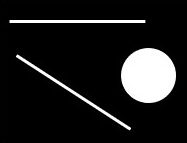
#> input picture ex3/shapes.jpg, 187 x 143 px
$ python task3a.py
#> lines starting #> are read from the running program, lines starting #| are printed output that depends on the picture; after the words box and inside, x2 and y2 are one past the last pixel; in counts of white or black regions, pixels touching at a corner belong together
### ex3/watermark.py
# -*- coding: UTF-8 -*-
"""
@author:Jaiyaun
@software: PyCharm
@file:watermark.py
@time:2021/11/17
"""

import matplotlib.pyplot as plt


def savefig(plt, filename, watermark_text):
    fig = plt.gcf()
    plt.rcParams['font.family'] = ['sans-serif']
    plt.rcParams['font.sans-serif'] = ['Microsoft YaHei']
    fig.text(0.9, 0.05, watermark_text,
             fontsize=40,
             rotation=45,
             color='blue',
             ha='right',
             va='bottom',
             alpha=0.2)
    plt.gca().xaxis.set_major_locator(plt.NullLocator())
    plt.gca().yaxis.set_major_locator(plt.NullLocator())
    plt.margins(0, 0)
    fig.savefig(filename, format='png', transparent=True, pad_inches=0)


# [14 lines left out: function addwatermark, not called in this run]

### ex3/task3a.py
# -*- coding: UTF-8 -*-
"""
@author:Jaiyaun
@software: PyCharm
@file:task3a.py
@time:2021/11/24
"""
import cv2
import numpy as np
import matplotlib.pyplot as plt
import watermark

img = cv2.imread('shapes.jpg', cv2.IMREAD_COLOR)
#> img is the input picture: shape (143, 187, 3); min 0, max 255, mean 30.5
gray = cv2.cvtColor(img, cv2.COLOR_BGR2GRAY)
edges = cv2.Canny(gray, 50, 150)
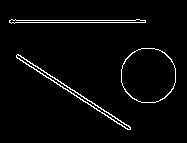
#> edges: shape (143, 187); 3.2% white in thin lines or dots, all inside (x1, y1, x2, y2) = (9, 19, 176, 130)

# 检测圆的位置
circles = cv2.HoughCircles(edges, cv2.HOUGH_GRADIENT, 1, 50, param2=30)
#> circles = [[146.5, 72.5, 25.7]]
circles = np.uint16(np.around(circles))
#> circles = [[146, 72, 26]]

drawing = img.copy()
for i in circles[0, :]:
    # 画外圆
    cv2.circle(drawing, (i[0], i[1]), i[2], (0, 255, 0), 2)
    # 画圆心
    cv2.circle(drawing, (i[0], i[1]), 2, (0, 0, 255), 3)
#> this loop made 1 pass
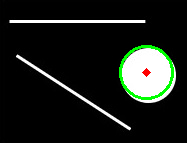
#> drawing: shape (143, 187, 3); 1.97% of pixels changed, all inside (x1, y1, x2, y2) = (119, 45, 174, 100)

titles = ['Original', 'Edges', 'Statistics Hough']
images = [img, edges, drawing]

for i in range(3):
    plt.subplot(1, 3, i + 1)
    plt.imshow(images[i], 'gray')
    plt.title(titles[i], fontsize=8)
    plt.xticks([])
    plt.yticks([])

# 保存图片
# watermark.addwatermark(plt, '201944008236Jaiyaun')
watermark.savefig(plt, 'task3a.png', '201944008236Jaiyaun')
#> in savefig, `fig.savefig(filename, format='png', transparent=True, pad_inches=0)`:
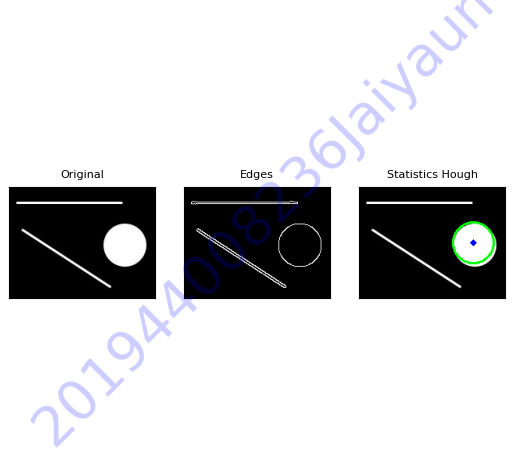
#> figure drawn by matplotlib, 3 panels; B, G, R data is drawn as R, G, B
plt.show()
